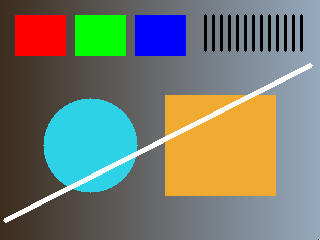
#> input picture 20261104/03_심화/data/scene.png, 320 x 240 px
$ python main.py
#> lines starting #> are read from the running program, lines starting #| are printed output that depends on the picture; after the words box and inside, x2 and y2 are one past the last pixel; in counts of white or black regions, pixels touching at a corner belong together
from pathlib import Path
import os
import cv2
import numpy as np

# 제공 코드: 어느 작업 폴더에서 실행해도 현재 파일 옆의 입력을 읽습니다.
# OpenCV에는 영문 상대 경로를 전달합니다. 원본 파일은 덮어쓰지 않습니다.
os.chdir(Path(__file__).resolve().parent)

import csv
import json
from time import perf_counter
Path("outputs").mkdir(exist_ok=True)

def letterbox(image, size=(224, 224)):
    """비율을 유지해 채운 뒤 남는 가장자리에 검정을 추가합니다. size=(W,H)."""
    height, width = image.shape[:2]
    ratio = min(size[0]/width, size[1]/height)
    new_w, new_h = round(width*ratio), round(height*ratio)
    left = (size[0]-new_w)//2; top = (size[1]-new_h)//2
    # >>> TODO H02
    # new_w·new_h로 Resize한 뒤 top/bottom/left/right 여백을 추가해 size와 같은 크기를 만드세요. result에 저장합니다.
    result = cv2.resize(image, size)
    # <<< TODO H02
    return result, {"resized_wh":[new_w,new_h],"left":left,"top":top,"ratio":ratio}

image = cv2.imread("../data/scene.png")
#> image is the input picture: shape (240, 320, 3); mean B, G, R 111, 124.4, 118.4
hsv = cv2.cvtColor(image, cv2.COLOR_BGR2HSV)
#> hsv: shape (240, 320, 3); mean H, S, V 58.3, 96.1, 156
mask = cv2.inRange(hsv, (35,80,60), (85,255,255))
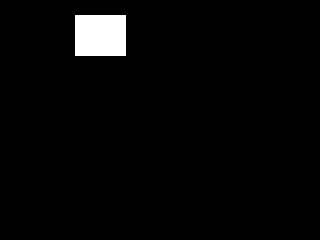
#> mask: shape (240, 320); 2.7% white; 1 white region, box (x1, y1, x2, y2) and area: (75, 15, 126, 56) 2091
masked = cv2.bitwise_and(image, image, mask=mask)
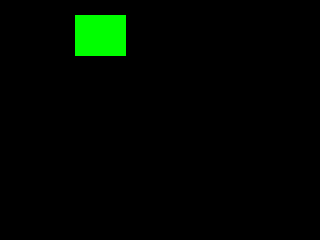
#> masked: shape (240, 320, 3); mean B, G, R 0, 6.9, 0
result, settings = letterbox(image)
#> in letterbox, `result = cv2.resize(image, size)`:
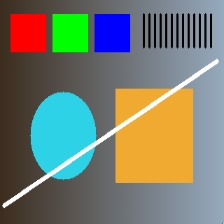
#> result: shape (224, 224, 3); mean B, G, R 111, 124.3, 118.3
#> settings = {'resized_wh': [224, 168], 'left': 0, 'top': 28, 'ratio': 0.7}
cv2.imwrite("outputs/green_mask.png", mask);cv2.imwrite("outputs/green_only.png", masked)
cv2.imwrite("outputs/letterbox.png", result)
Path("outputs/resize.json").write_text(json.dumps(settings,indent=2),encoding="utf-8")
print("Letterbox:",result.shape,settings)
#| Letterbox: (224, 224, 3) {'resized_wh': [224, 168], 'left': 0, 'top': 28, 'ratio': 0.7}
print("녹색 Mask 픽셀:",int(np.count_nonzero(mask)))
#| 녹색 Mask 픽셀: 2091
